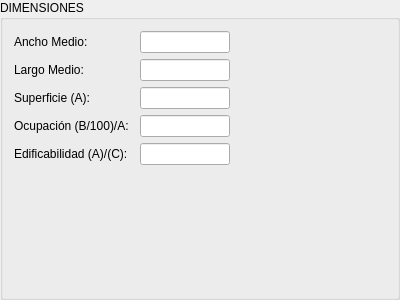
<?xml version="1.0" encoding="UTF-8"?>
<ui version="4.0">
 <class>DimensionForm</class>
 <widget class="QGroupBox" name="DimensionForm">
  <property name="geometry">
   <rect>
    <x>0</x>
    <y>0</y>
    <width>400</width>
    <height>300</height>
   </rect>
  </property>
  <property name="windowTitle">
   <string>Dimensión</string>
  </property>
  <property name="title">
   <string>DIMENSIONES</string>
  </property>
  <layout class="QFormLayout" name="formLayout">
   <item row="0" column="0">
    <widget class="QLabel" name="loteAnchoLbl">
     <property name="minimumSize">
      <size>
       <width>120</width>
       <height>0</height>
      </size>
     </property>
     <property name="maximumSize">
      <size>
       <width>120</width>
       <height>16777215</height>
      </size>
     </property>
     <property name="font">
      <font>
       <weight>50</weight>
       <bold>false</bold>
      </font>
     </property>
     <property name="text">
      <string>Ancho Medio:</string>
     </property>
     <property name="buddy">
      <cstring>loteAnchoEdit</cstring>
     </property>
    </widget>
   </item>
   <item row="0" column="1">
    <widget class="QLineEdit" name="loteAnchoEdit">
     <property name="minimumSize">
      <size>
       <width>90</width>
       <height>0</height>
      </size>
     </property>
     <property name="maximumSize">
      <size>
       <width>90</width>
       <height>25</height>
      </size>
     </property>
     <property name="alignment">
      <set>Qt::AlignRight|Qt::AlignTrailing|Qt::AlignVCenter</set>
     </property>
    </widget>
   </item>
   <item row="1" column="0">
    <widget class="QLabel" name="loteLargoLbl">
     <property name="minimumSize">
      <size>
       <width>120</width>
       <height>0</height>
      </size>
     </property>
     <property name="maximumSize">
      <size>
       <width>120</width>
       <height>16777215</height>
      </size>
     </property>
     <property name="font">
      <font>
       <weight>50</weight>
       <bold>false</bold>
      </font>
     </property>
     <property name="text">
      <string>Largo Medio:</string>
     </property>
     <property name="buddy">
      <cstring>loteLargoEdit</cstring>
     </property>
    </widget>
   </item>
   <item row="1" column="1">
    <widget class="QLineEdit" name="loteLargoEdit">
     <property name="minimumSize">
      <size>
       <width>90</width>
       <height>0</height>
      </size>
     </property>
     <property name="maximumSize">
      <size>
       <width>90</width>
       <height>25</height>
      </size>
     </property>
     <property name="alignment">
      <set>Qt::AlignRight|Qt::AlignTrailing|Qt::AlignVCenter</set>
     </property>
    </widget>
   </item>
   <item row="2" column="0">
    <widget class="QLabel" name="loteSuperficieLbl">
     <property name="minimumSize">
      <size>
       <width>120</width>
       <height>0</height>
      </size>
     </property>
     <property name="maximumSize">
      <size>
       <width>120</width>
       <height>16777215</height>
      </size>
     </property>
     <property name="font">
      <font>
       <weight>50</weight>
       <bold>false</bold>
      </font>
     </property>
     <property name="text">
      <string>Superficie (A):</string>
     </property>
     <property name="buddy">
      <cstring>loteSuperficieEdit</cstring>
     </property>
    </widget>
   </item>
   <item row="2" column="1">
    <widget class="QLineEdit" name="loteSuperficieEdit">
     <property name="minimumSize">
      <size>
       <width>90</width>
       <height>0</height>
      </size>
     </property>
     <property name="maximumSize">
      <size>
       <width>90</width>
       <height>25</height>
      </size>
     </property>
     <property name="alignment">
      <set>Qt::AlignRight|Qt::AlignTrailing|Qt::AlignVCenter</set>
     </property>
    </widget>
   </item>
   <item row="3" column="0">
    <widget class="QLabel" name="loteOcupacionLbl">
     <property name="minimumSize">
      <size>
       <width>120</width>
       <height>0</height>
      </size>
     </property>
     <property name="maximumSize">
      <size>
       <width>120</width>
       <height>16777215</height>
      </size>
     </property>
     <property name="font">
      <font>
       <weight>50</weight>
       <bold>false</bold>
      </font>
     </property>
     <property name="text">
      <string>Ocupación (B/100)/A:</string>
     </property>
     <property name="buddy">
      <cstring>loteOcupacionEdit</cstring>
     </property>
    </widget>
   </item>
   <item row="3" column="1">
    <widget class="QLineEdit" name="loteOcupacionEdit">
     <property name="enabled">
      <bool>true</bool>
     </property>
     <property name="minimumSize">
      <size>
       <width>90</width>
       <height>0</height>
      </size>
     </property>
     <property name="maximumSize">
      <size>
       <width>90</width>
       <height>25</height>
      </size>
     </property>
     <property name="alignment">
      <set>Qt::AlignRight|Qt::AlignTrailing|Qt::AlignVCenter</set>
     </property>
    </widget>
   </item>
   <item row="4" column="0">
    <widget class="QLabel" name="loteEdificabilidadLbl">
     <property name="minimumSize">
      <size>
       <width>120</width>
       <height>0</height>
      </size>
     </property>
     <property name="maximumSize">
      <size>
       <width>120</width>
       <height>16777215</height>
      </size>
     </property>
     <property name="font">
      <font>
       <weight>50</weight>
       <bold>false</bold>
      </font>
     </property>
     <property name="text">
      <string>Edificabilidad (A)/(C):</string>
     </property>
     <property name="buddy">
      <cstring>loteEdificabilidadEdit</cstring>
     </property>
    </widget>
   </item>
   <item row="4" column="1">
    <widget class="QLineEdit" name="loteEdificabilidadEdit">
     <property name="enabled">
      <bool>true</bool>
     </property>
     <property name="minimumSize">
      <size>
       <width>90</width>
       <height>0</height>
      </size>
     </property>
     <property name="maximumSize">
      <size>
       <width>90</width>
       <height>25</height>
      </size>
     </property>
     <property name="alignment">
      <set>Qt::AlignRight|Qt::AlignTrailing|Qt::AlignVCenter</set>
     </property>
    </widget>
   </item>
  </layout>
 </widget>
 <resources/>
 <connections/>
 <slots>
  <slot>cambiado()</slot>
 </slots>
</ui>
